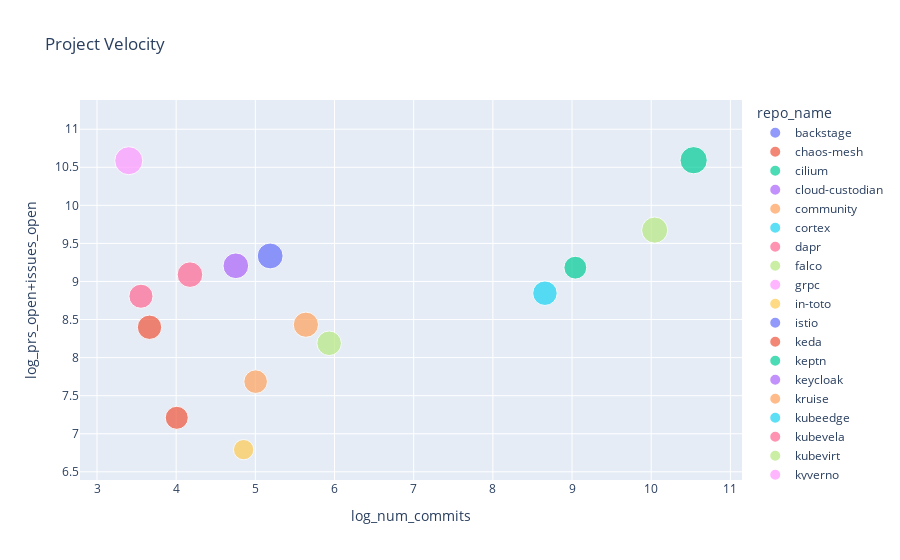

The code cell stored with this chart in its notebook:
### Code cell
fig.show()

### Figure 1 — Plotly figure (JSON) as saved in the notebook; plotly's stock layout.template omitted (floating-point values rounded to 4 significant figures)
{"data": [{"customdata": [["backstage"]], "hovertemplate": "repo_name=%{customdata[0]}<br>log_num_commits=%{x}<br>log_prs_open+issues_open=%{y}<br>log_num_contrib=%{marker.size}<extra></extra>", "legendgroup": "backstage", "marker": {"color": "#636efa", "size": [8.313], "sizemode": "area", "sizeref": 0.02242, "symbol": "circle"}, "mode": "markers", "name": "backstage", "orientation": "v", "showlegend": true, "type": "scatter", "x": [NaN], "xaxis": "x", "y": [10.28], "yaxis": "y"}, {"customdata": [["chaos-mesh"]], "hovertemplate": "repo_name=%{customdata[0]}<br>log_num_commits=%{x}<br>log_prs_open+issues_open=%{y}<br>log_num_contrib=%{marker.size}<extra></extra>", "legendgroup": "chaos-mesh", "marker": {"color": "#EF553B", "size": [6.669], "sizemode": "area", "sizeref": 0.02242, "symbol": "circle"}, "mode": "markers", "name": "chaos-mesh", "orientation": "v", "showlegend": true, "type": "scatter", "x": [3.664], "xaxis": "x", "y": [8.399], "yaxis": "y"}, {"customdata": [["cilium"]], "hovertemplate": "repo_name=%{customdata[0]}<br>log_num_commits=%{x}<br>log_prs_open+issues_open=%{y}<br>log_num_contrib=%{marker.size}<extra></extra>", "legendgroup": "cilium", "marker": {"color": "#00cc96", "size": [8.341], "sizemode": "area", "sizeref": 0.02242, "symbol": "circle"}, "mode": "markers", "name": "cilium", "orientation": "v", "showlegend": true, "type": "scatter", "x": [10.54], "xaxis": "x", "y": [10.59], "yaxis": "y"}, {"customdata": [["cloud-custodian"]], "hovertemplate": "repo_name=%{customdata[0]}<br>log_num_commits=%{x}<br>log_prs_open+issues_open=%{y}<br>log_num_contrib=%{marker.size}<extra></extra>", "legendgroup": "cloud-custodian", "marker": {"color": "#ab63fa", "size": [7.389], "sizemode": "area", "sizeref": 0.02242, "symbol": "circle"}, "mode": "markers", "name": "cloud-custodian", "orientation": "v", "showlegend": true, "type": "scatter", "x": [4.754], "xaxis": "x", "y": [9.206], "yaxis": "y"}, {"customdata": [["community"]], "hovertemplate": "repo_name=%{customdata[0]}<br>log_num_commits=%{x}<br>log_prs_open+issues_open=%{y}<br>log_num_contrib=%{marker.size}<extra></extra>", "legendgroup": "community", "marker": {"color": "#FFA15A", "size": [7.127], "sizemode": "area", "sizeref": 0.02242, "symbol": "circle"}, "mode": "markers", "name": "community", "orientation": "v", "showlegend": true, "type": "scatter", "x": [5.638], "xaxis": "x", "y": [8.433], "yaxis": "y"}, {"customdata": [["cortex"]], "hovertemplate": "repo_name=%{customdata[0]}<br>log_num_commits=%{x}<br>log_prs_open+issues_open=%{y}<br>log_num_contrib=%{marker.size}<extra></extra>", "legendgroup": "cortex", "marker": {"color": "#19d3f3", "size": [6.739], "sizemode": "area", "sizeref": 0.02242, "symbol": "circle"}, "mode": "markers", "name": "cortex", "orientation": "v", "showlegend": true, "type": "scatter", "x": [8.658], "xaxis": "x", "y": [8.846], "yaxis": "y"}, {"customdata": [["dapr"]], "hovertemplate": "repo_name=%{customdata[0]}<br>log_num_commits=%{x}<br>log_prs_open+issues_open=%{y}<br>log_num_contrib=%{marker.size}<extra></extra>", "legendgroup": "dapr", "marker": {"color": "#FF6692", "size": [7.343], "sizemode": "area", "sizeref": 0.02242, "symbol": "circle"}, "mode": "markers", "name": "dapr", "orientation": "v", "showlegend": true, "type": "scatter", "x": [4.174], "xaxis": "x", "y": [9.09], "yaxis": "y"}, {"customdata": [["falco"]], "hovertemplate": "repo_name=%{customdata[0]}<br>log_num_commits=%{x}<br>log_prs_open+issues_open=%{y}<br>log_num_contrib=%{marker.size}<extra></extra>", "legendgroup": "falco", "marker": {"color": "#B6E880", "size": [6.762], "sizemode": "area", "sizeref": 0.02242, "symbol": "circle"}, "mode": "markers", "name": "falco", "orientation": "v", "showlegend": true, "type": "scatter", "x": [5.932], "xaxis": "x", "y": [8.188], "yaxis": "y"}, {"customdata": [["grpc"]], "hovertemplate": "repo_name=%{customdata[0]}<br>log_num_commits=%{x}<br>log_prs_open+issues_open=%{y}<br>log_num_contrib=%{marker.size}<extra></extra>", "legendgroup": "grpc", "marker": {"color": "#FF97FF", "size": [8.799], "sizemode": "area", "sizeref": 0.02242, "symbol": "circle"}, "mode": "markers", "name": "grpc", "orientation": "v", "showlegend": true, "type": "scatter", "x": [3.401], "xaxis": "x", "y": [10.59], "yaxis": "y"}, {"customdata": [["in-toto"]], "hovertemplate": "repo_name=%{customdata[0]}<br>log_num_commits=%{x}<br>log_prs_open+issues_open=%{y}<br>log_num_contrib=%{marker.size}<extra></extra>", "legendgroup": "in-toto", "marker": {"color": "#FECB52", "size": [4.625], "sizemode": "area", "sizeref": 0.02242, "symbol": "circle"}, "mode": "markers", "name": "in-toto", "orientation": "v", "showlegend": true, "type": "scatter", "x": [4.852], "xaxis": "x", "y": [6.791], "yaxis": "y"}, {"customdata": [["istio"]], "hovertemplate": "repo_name=%{customdata[0]}<br>log_num_commits=%{x}<br>log_prs_open+issues_open=%{y}<br>log_num_contrib=%{marker.size}<extra></extra>", "legendgroup": "istio", "marker": {"color": "#636efa", "size": [8.968], "sizemode": "area", "sizeref": 0.02242, "symbol": "circle"}, "mode": "markers", "name": "istio", "orientation": "v", "showlegend": true, "type": "scatter", "x": [NaN], "xaxis": "x", "y": [10.93], "yaxis": "y"}, {"customdata": [["keda"]], "hovertemplate": "repo_name=%{customdata[0]}<br>log_num_commits=%{x}<br>log_prs_open+issues_open=%{y}<br>log_num_contrib=%{marker.size}<extra></extra>", "legendgroup": "keda", "marker": {"color": "#EF553B", "size": [7.403], "sizemode": "area", "sizeref": 0.02242, "symbol": "circle"}, "mode": "markers", "name": "keda", "orientation": "v", "showlegend": true, "type": "scatter", "x": [NaN], "xaxis": "x", "y": [8.672], "yaxis": "y"}, {"customdata": [["keptn"]], "hovertemplate": "repo_name=%{customdata[0]}<br>log_num_commits=%{x}<br>log_prs_open+issues_open=%{y}<br>log_num_contrib=%{marker.size}<extra></extra>", "legendgroup": "keptn", "marker": {"color": "#00cc96", "size": [5.855], "sizemode": "area", "sizeref": 0.02242, "symbol": "circle"}, "mode": "markers", "name": "keptn", "orientation": "v", "showlegend": true, "type": "scatter", "x": [9.042], "xaxis": "x", "y": [9.182], "yaxis": "y"}, {"customdata": [["keycloak"]], "hovertemplate": "repo_name=%{customdata[0]}<br>log_num_commits=%{x}<br>log_prs_open+issues_open=%{y}<br>log_num_contrib=%{marker.size}<extra></extra>", "legendgroup": "keycloak", "marker": {"color": "#ab63fa", "size": [8.773], "sizemode": "area", "sizeref": 0.02242, "symbol": "circle"}, "mode": "markers", "name": "keycloak", "orientation": "v", "showlegend": true, "type": "scatter", "x": [NaN], "xaxis": "x", "y": [10.46], "yaxis": "y"}, {"customdata": [["kruise"]], "hovertemplate": "repo_name=%{customdata[0]}<br>log_num_commits=%{x}<br>log_prs_open+issues_open=%{y}<br>log_num_contrib=%{marker.size}<extra></extra>", "legendgroup": "kruise", "marker": {"color": "#FFA15A", "size": [6.252], "sizemode": "area", "sizeref": 0.02242, "symbol": "circle"}, "mode": "markers", "name": "kruise", "orientation": "v", "showlegend": true, "type": "scatter", "x": [5.004], "xaxis": "x", "y": [7.684], "yaxis": "y"}, {"customdata": [["kubeedge"]], "hovertemplate": "repo_name=%{customdata[0]}<br>log_num_commits=%{x}<br>log_prs_open+issues_open=%{y}<br>log_num_contrib=%{marker.size}<extra></extra>", "legendgroup": "kubeedge", "marker": {"color": "#19d3f3", "size": [7.135], "sizemode": "area", "sizeref": 0.02242, "symbol": "circle"}, "mode": "markers", "name": "kubeedge", "orientation": "v", "showlegend": true, "type": "scatter", "x": [NaN], "xaxis": "x", "y": [8.764], "yaxis": "y"}, {"customdata": [["kubevela"]], "hovertemplate": "repo_name=%{customdata[0]}<br>log_num_commits=%{x}<br>log_prs_open+issues_open=%{y}<br>log_num_contrib=%{marker.size}<extra></extra>", "legendgroup": "kubevela", "marker": {"color": "#FF6692", "size": [6.522], "sizemode": "area", "sizeref": 0.02242, "symbol": "circle"}, "mode": "markers", "name": "kubevela", "orientation": "v", "showlegend": true, "type": "scatter", "x": [3.555], "xaxis": "x", "y": [8.806], "yaxis": "y"}, {"customdata": [["kubevirt"]], "hovertemplate": "repo_name=%{customdata[0]}<br>log_num_commits=%{x}<br>log_prs_open+issues_open=%{y}<br>log_num_contrib=%{marker.size}<extra></extra>", "legendgroup": "kubevirt", "marker": {"color": "#B6E880", "size": [7.634], "sizemode": "area", "sizeref": 0.02242, "symbol": "circle"}, "mode": "markers", "name": "kubevirt", "orientation": "v", "showlegend": true, "type": "scatter", "x": [10.04], "xaxis": "x", "y": [9.675], "yaxis": "y"}, {"customdata": [["kyverno"]], "hovertemplate": "repo_name=%{customdata[0]}<br>log_num_commits=%{x}<br>log_prs_open+issues_open=%{y}<br>log_num_contrib=%{marker.size}<extra></extra>", "legendgroup": "kyverno", "marker": {"color": "#FF97FF", "size": [7.338], "sizemode": "area", "sizeref": 0.02242, "symbol": "circle"}, "mode": "markers", "name": "kyverno", "orientation": "v", "showlegend": true, "type": "scatter", "x": [NaN], "xaxis": "x", "y": [9.48], "yaxis": "y"}, {"customdata": [["litmus"]], "hovertemplate": "repo_name=%{customdata[0]}<br>log_num_commits=%{x}<br>log_prs_open+issues_open=%{y}<br>log_num_contrib=%{marker.size}<extra></extra>", "legendgroup": "litmus", "marker": {"color": "#FECB52", "size": [6.503], "sizemode": "area", "sizeref": 0.02242, "symbol": "circle"}, "mode": "markers", "name": "litmus", "orientation": "v", "showlegend": true, "type": "scatter", "x": [NaN], "xaxis": "x", "y": [8.539], "yaxis": "y"}, {"customdata": [["longhorn"]], "hovertemplate": "repo_name=%{customdata[0]}<br>log_num_commits=%{x}<br>log_prs_open+issues_open=%{y}<br>log_num_contrib=%{marker.size}<extra></extra>", "legendgroup": "longhorn", "marker": {"color": "#636efa", "size": [7.513], "sizemode": "area", "sizeref": 0.02242, "symbol": "circle"}, "mode": "markers", "name": "longhorn", "orientation": "v", "showlegend": true, "type": "scatter", "x": [5.187], "xaxis": "x", "y": [9.335], "yaxis": "y"}, {"customdata": [["spec"]], "hovertemplate": "repo_name=%{customdata[0]}<br>log_num_commits=%{x}<br>log_prs_open+issues_open=%{y}<br>log_num_contrib=%{marker.size}<extra></extra>", "legendgroup": "spec", "marker": {"color": "#EF553B", "size": [5.948], "sizemode": "area", "sizeref": 0.02242, "symbol": "circle"}, "mode": "markers", "name": "spec", "orientation": "v", "showlegend": true, "type": "scatter", "x": [4.007], "xaxis": "x", "y": [7.209], "yaxis": "y"}, {"customdata": [["volcano"]], "hovertemplate": "repo_name=%{customdata[0]}<br>log_num_commits=%{x}<br>log_prs_open+issues_open=%{y}<br>log_num_contrib=%{marker.size}<extra></extra>", "legendgroup": "volcano", "marker": {"color": "#00cc96", "size": [6.757], "sizemode": "area", "sizeref": 0.02242, "symbol": "circle"}, "mode": "markers", "name": "volcano", "orientation": "v", "showlegend": true, "type": "scatter", "x": [NaN], "xaxis": "x", "y": [8.452], "yaxis": "y"}], "layout": {"legend": {"itemsizing": "constant", "title": {"text": "repo_name"}, "tracegroupgap": 0}, "title": {"text": "Project Velocity"}, "xaxis": {"anchor": "y", "domain": [0, 1], "title": {"text": "log_num_commits"}}, "yaxis": {"anchor": "x", "domain": [0, 1], "title": {"text": "log_prs_open+issues_open"}}}}
